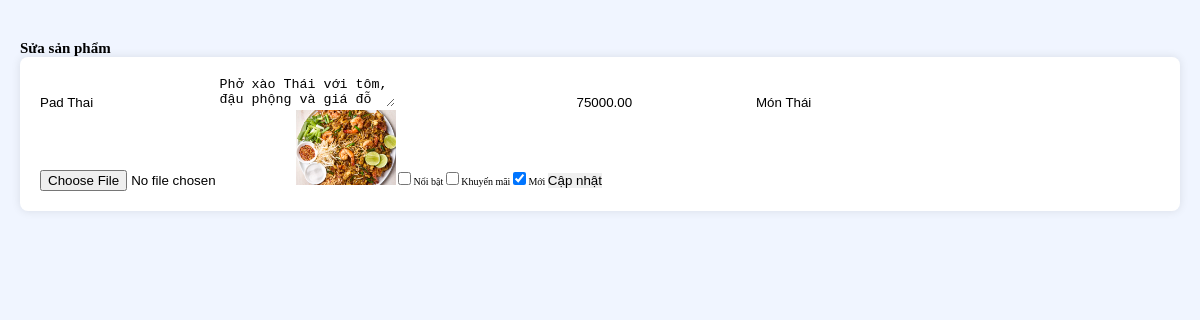
The page /admin/edit.php?id=30 (signed in) on the database its author committed.
### tables this page shows
CREATE TABLE `products` (
  `id` int(11) NOT NULL,
  `name` varchar(255) NOT NULL,
  `description` text DEFAULT NULL,
  `price` decimal(10,2) NOT NULL,
  `old_price` decimal(10,2) DEFAULT NULL,
  `image` varchar(255) DEFAULT NULL,
  `category` varchar(100) DEFAULT NULL,
  `rating` decimal(2,1) DEFAULT NULL,
  `created_at` timestamp NOT NULL DEFAULT current_timestamp(),
  `is_featured` tinyint(1) DEFAULT 0,
  `is_on_sale` tinyint(1) DEFAULT 0,
  `is_new` tinyint(1) DEFAULT 0
);

### admin/edit.php (the view, shortened to what this page needs)
<?php
require_once '../config/database.php';
if (isset($_GET['id'])) {
    $id = $_GET['id'];
    $stmt = $conn->prepare("SELECT * FROM products WHERE id = ?");
    $stmt->execute([$id]);
    $product = $stmt->fetch();
}
?>
<!DOCTYPE html>
<html>
<head>
    <link rel="stylesheet" href="../style.css">
</head>
<body>
    <div class="admin-container">
        <h2>Sửa sản phẩm</h2>
        <form method="POST" enctype="multipart/form-data" class="edit-product-form">
            <input type="text" name="name" value="<?php echo htmlspecialchars($product['name']); ?>" required>
            <textarea name="description" required><?php echo htmlspecialchars($product['description']); ?></textarea>
            <input type="number" name="old_price" value="<?php echo $product['old_price']; ?>" step="0.01" required>
            <input type="number" name="price" value="<?php echo $product['price']; ?>" step="0.01" required>
            <input type="text" name="category" value="<?php echo htmlspecialchars($product['category']); ?>" required>
            <input type="file" name="image">
            <img src="../images/<?php echo $product['image']; ?>" width="100">
            <label>
                <input type="checkbox" name="is_featured" <?php echo $product['is_featured'] ? 'checked' : ''; ?>> Nổi bật
            </label>
            <label>
                <input type="checkbox" name="is_on_sale" <?php echo $product['is_on_sale'] ? 'checked' : ''; ?>> Khuyến mãi
            </label>
            <label>
                <input type="checkbox" name="is_new" <?php echo $product['is_new'] ? 'checked' : ''; ?>> Mới
            </label>
            <button type="submit" name="update">Cập nhật</button>
        </form>
    </div>
</body>
</html>

### style.css (style rules this page uses)
:root { --primary: #e60012; --black: #192a56; --light-color: #666; --box-shadow: 0 .5rem 1.5rem rgba(0,0,0,.1); }
* { margin: 0; padding: 0; box-sizing: border-box; text-decoration: none; outline: none; border: none; transition: all .2s linear; }
html { font-size: 62.5%; overflow-x: hidden; scroll-padding-top: 5.5rem; scroll-behavior: smooth; }
.admin-container { max-width: 1200px; margin: 20px auto; padding: 20px; }
.add-product-form, .edit-product-form { margin-bottom: 30px; padding: 20px; background: #fff; border-radius: 8px; box-shadow: 0 0 10px rgba(0,0,0,0.1); }
body { min-height: 100vh; display: flex; flex-direction: column; background-color: #f0f5ff; }

### rows shown on the page
products: name "Pad Thai", description "Phở xào Thái với tôm, đậu phộng và giá đỗ", price "75000.00", category "Món Thái", image (picture), is_new "☑"
